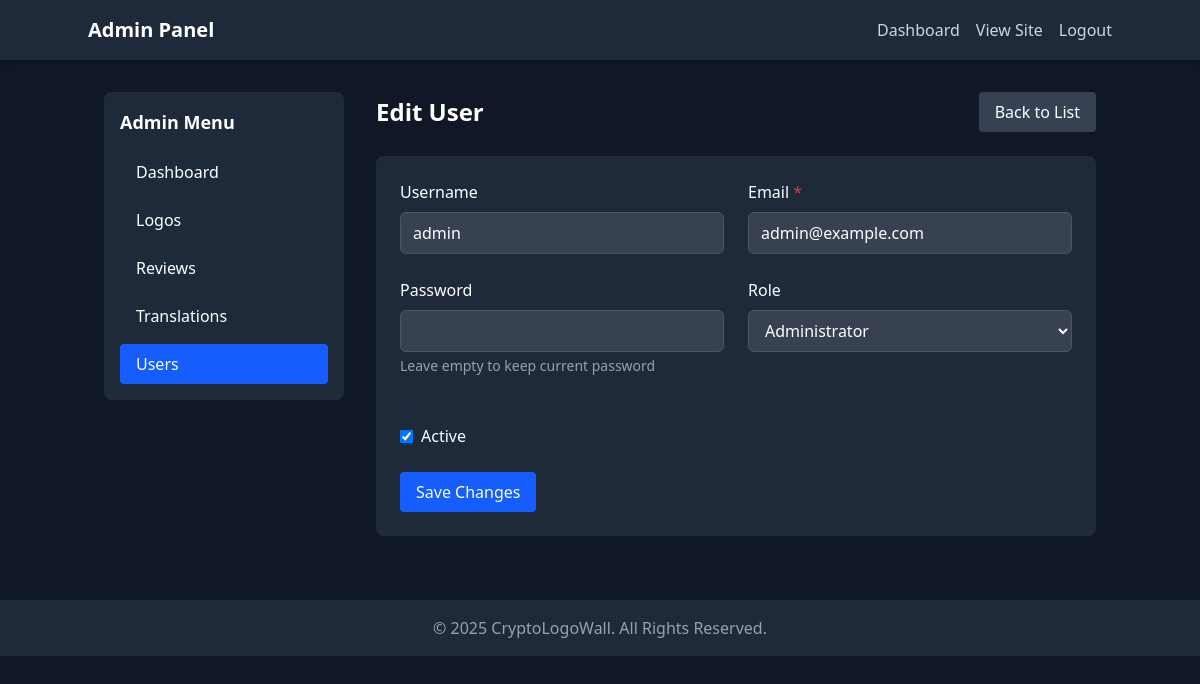
Screenshot of /admin/users.php?action=edit&id=1 (signed in) with the database file from the repository.
### tables this page shows
CREATE TABLE IF NOT EXISTS users (
    id INT AUTO_INCREMENT PRIMARY KEY,
    username VARCHAR(50) NOT NULL UNIQUE,
    password VARCHAR(255) NOT NULL,
    email VARCHAR(100) NOT NULL UNIQUE,
    role ENUM('admin', 'moderator') NOT NULL DEFAULT 'moderator',
    created_at TIMESTAMP DEFAULT CURRENT_TIMESTAMP,
    last_login TIMESTAMP NULL,
    is_active TINYINT(1) NOT NULL DEFAULT 1,
    login_attempts INT NOT NULL DEFAULT 0,
    reset_token VARCHAR(255) NULL,
    reset_expires TIMESTAMP NULL
);

### includes/db.php (called while the page is built, shortened)
<?php
class Database {
    private $pdo;
    private $options = [
        PDO::ATTR_ERRMODE            => PDO::ERRMODE_EXCEPTION,
        PDO::ATTR_DEFAULT_FETCH_MODE => PDO::FETCH_ASSOC,
        PDO::ATTR_EMULATE_PREPARES   => false,
    ];
    public function __construct() {
        $this->host = DB_HOST;
        $this->db_name = DB_NAME;
        $this->username = DB_USER;
        $this->password = DB_PASS;
        $this->charset = DB_CHARSET;
        $dsn = "mysql:host={$this->host};dbname={$this->db_name};charset={$this->charset}";
        try {
            $this->pdo = new PDO($dsn, $this->username, $this->password, $this->options);
        } catch (PDOException $e) {
            if (DEV_MODE) {
                die("Connection failed: " . $e->getMessage());
            } else {
                error_log("DB Connection Error: " . $e->getMessage());
                die("Database connection error. Please contact administrator.");
            }
        }
    }
    public function query($sql, $params = []) {
        try {
            $stmt = $this->pdo->prepare($sql);
            $stmt->execute($params);
            return $stmt;
        } catch (PDOException $e) {
            if (DEV_MODE) {
                die("Query failed: " . $e->getMessage() . " in query: " . $sql);
            } else {
                error_log("Query Error: " . $e->getMessage() . " SQL: " . $sql);
                die("Database query error. Please contact administrator.");
            }
        }
    }
    public function fetchOne($sql, $params = []) {
        $result = $this->query($sql, $params);
        return $result->fetch();
    }
    public function fetchAll($sql, $params = []) {
        $result = $this->query($sql, $params);
        return $result->fetchAll();
    }
}
$db = new Database();

### includes/lang.php (called while the page is built, shortened)
<?php
class Lang {
    private $db;
    private $currentLang;
    private $translations = [];
    private $availableLanguages = [];
    public function __construct($db) {
        $this->db = $db;
        $this->availableLanguages = AVAILABLE_LANGUAGES;
        $this->init();
    }
    private function init() {
        if (isset($_SESSION['user_lang']) && in_array($_SESSION['user_lang'], $this->availableLanguages)) {
            $this->currentLang = $_SESSION['user_lang'];
        } elseif (isset($_COOKIE['user_lang']) && in_array($_COOKIE['user_lang'], $this->availableLanguages)) {
            $this->currentLang = $_COOKIE['user_lang'];
        } else {
            $this->currentLang = $this->detectLanguage();
            $_SESSION['user_lang'] = $this->currentLang;
            setcookie('user_lang', $this->currentLang, time() + (86400 * 30), '/');
        }
        $this->loadTranslations();
    }
    private function loadTranslations() {
        $sql = "SELECT translation_key, translation_value FROM translations WHERE lang_code = ?";
        $translations = $this->db->fetchAll($sql, [$this->currentLang]);
        foreach ($translations as $translation) {
            $this->translations[$translation['translation_key']] = $translation['translation_value'];
        }
    }
    public function get($key, $default = null) {
        if (isset($this->translations[$key])) {
            return $this->translations[$key];
        }
        return $default !== null ? $default : $key;
    }
    public function getCurrentLanguage() {
        return $this->currentLang;
    }
}
$lang = new Lang($db);
function __($key, $default = null) {
    global $lang;
    return $lang->get($key, $default);
}

### admin/users.php (the view, shortened to what this page needs)
<?php
require_once '../includes/db.php';
require_once '../includes/lang.php';
require_once '../includes/security.php';
$action = isset($_GET['action']) ? $_GET['action'] : 'list';
$userId = isset($_GET['id']) ? (int)$_GET['id'] : 0;
$message = '';
$messageType = '';
if ($action === 'edit' && $userId > 0) {
    $user = $db->fetchOne(
        "SELECT * FROM users WHERE id = ?",
        [$userId]
    );
}
?>
<!DOCTYPE html>
<html lang="<?php echo $lang->getCurrentLanguage(); ?>">
<head>
    <script src="https://cdn.jsdelivr.net/npm/@tailwindcss/browser@4"></script>
</head>
<body class="bg-gray-900 text-white min-h-screen">
    <header class="bg-gray-800 py-4 px-6 shadow-md">
        <div class="container mx-auto flex justify-between items-center">
            <h1 class="text-xl font-bold"><?php echo __('admin_panel', 'Admin Panel'); ?></h1>
            <nav>
                <ul class="flex space-x-4">
                    <li><a href="index.php" class="text-gray-300 hover:text-white"><?php echo __('dashboard', 'Dashboard'); ?></a></li>
                    <li><a href="../index.php" class="text-gray-300 hover:text-white"><?php echo __('view_site', 'View Site'); ?></a></li>
                    <li><a href="logout.php" class="text-gray-300 hover:text-white"><?php echo __('logout', 'Logout'); ?></a></li>
                </ul>
            </nav>
        </div>
    </header>
    <div class="container mx-auto py-8 px-4">
        <div class="flex flex-col md:flex-row gap-8">
            <div class="w-full md:w-1/4">
                <div class="bg-gray-800 rounded-lg p-4">
                    <h2 class="text-lg font-semibold mb-4"><?php echo __('admin_menu', 'Admin Menu'); ?></h2>
                    <nav>
                        <ul class="space-y-2">
                            <li>
                                <a href="index.php" class="block px-4 py-2 rounded hover:bg-gray-700">
                                    <?php echo __('dashboard', 'Dashboard'); ?>
                                </a>
                            </li>
                            <li>
                                <a href="logos.php" class="block px-4 py-2 rounded hover:bg-gray-700">
                                    <?php echo __('logos', 'Logos'); ?>
                                </a>
                            </li>
                            <li>
                                <a href="reviews.php" class="block px-4 py-2 rounded hover:bg-gray-700">
                                    <?php echo __('reviews', 'Reviews'); ?>
                                </a>
                            </li>
                            <li>
                                <a href="translations.php" class="block px-4 py-2 rounded hover:bg-gray-700">
                                    <?php echo __('translations', 'Translations'); ?>
                                </a>
                            </li>
                            <li>
                                <a href="users.php" class="block px-4 py-2 rounded bg-blue-600 text-white">
                                    <?php echo __('users', 'Users'); ?>
                                </a>
                            </li>
                        </ul>
                    </nav>
                </div>
            </div>
            <div class="w-full md:w-3/4">
                <?php if ($action === 'add'): ?>
                    <div class="flex justify-between items-center mb-6">
                        <h2 class="text-2xl font-bold"><?php echo __('add_user', 'Add User'); ?></h2>
                        <a href="users.php" class="px-4 py-2 bg-gray-700 hover:bg-gray-600 rounded">
                            <?php echo __('back_to_list', 'Back to List'); ?>
                        </a>
                    </div>
                    <?php if ($message): ?>
                    <div class="alert alert-<?php echo $messageType; ?>">
                        <?php echo $message; ?>
                    </div>
                    <?php endif; ?>
                    <div class="bg-gray-800 rounded-lg p-6">
                        <form action="users.php?action=add" method="post">
                            <input type="hidden" name="csrf_token" value="<?php echo $security->generateCSRFToken(); ?>">
                            <div class="grid grid-cols-1 md:grid-cols-2 gap-6">
                                <div>
                                    <label for="username" class="block mb-2"><?php echo __('username', 'Username'); ?> <span class="text-red-500">*</span></label>
                                    <input type="text" id="username" name="username" value="<?php echo htmlspecialchars($username ?? ''); ?>" class="form-input" required>
                                </div>
                                <div>
                                    <label for="email" class="block mb-2"><?php echo __('email', 'Email'); ?> <span class="text-red-500">*</span></label>
                                    <input type="email" id="email" name="email" value="<?php echo htmlspecialchars($email ?? ''); ?>" class="form-input" required>
                                </div>
                                <div>
                                    <label for="password" class="block mb-2"><?php echo __('password', 'Password'); ?> <span class="text-red-500">*</span></label>
                                    <input type="password" id="password" name="password" class="form-input" required>
                                </div>
                                <div>
                                    <label for="confirm_password" class="block mb-2"><?php echo __('confirm_password', 'Confirm Password'); ?> <span class="text-red-500">*</span></label>
                                    <input type="password" id="confirm_password" name="confirm_password" class="form-input" required>
                                </div>
                                <div>
                                    <label for="role" class="block mb-2"><?php echo __('role', 'Role'); ?></label>
                                    <select id="role" name="role" class="form-input">
                                        <option value="moderator" <?php echo isset($role) && $role === 'moderator' ? 'selected' : ''; ?>><?php echo __('moderator', 'Moderator'); ?></option>
                                        <option value="admin" <?php echo isset($role) && $role === 'admin' ? 'selected' : ''; ?>><?php echo __('admin', 'Administrator'); ?></option>
                                    </select>
                                </div>
                                <div class="flex items-center">
                                    <label class="flex items-center mt-6">
                                        <input type="checkbox" name="is_active" value="1" class="mr-2" <?php echo !isset($isActive) || $isActive ? 'checked' : ''; ?>>
                                        <?php echo __('active', 'Active'); ?>
                                    </label>
                                </div>
                            </div>
                            <div class="mt-6">
                                <button type="submit" class="px-4 py-2 bg-blue-600 hover:bg-blue-500 rounded">
                                    <?php echo __('add_user', 'Add User'); ?>
                                </button>
                            </div>
                        </form>
                    </div>
                <?php elseif ($action === 'edit'): ?>
                    <div class="flex justify-between items-center mb-6">
                        <h2 class="text-2xl font-bold"><?php echo __('edit_user', 'Edit User'); ?></h2>
                        <a href="users.php" class="px-4 py-2 bg-gray-700 hover:bg-gray-600 rounded">
                            <?php echo __('back_to_list', 'Back to List'); ?>
                        </a>
                    </div>
                    <div class="bg-gray-800 rounded-lg p-6">
                        <form action="users.php?action=edit&id=<?php echo $userId; ?>" method="post">
                            <div class="grid grid-cols-1 md:grid-cols-2 gap-6">
                                <div>
                                    <label class="block mb-2"><?php echo __('username', 'Username'); ?></label>
                                    <div class="form-input bg-gray-700"><?php echo htmlspecialchars($user['username']); ?></div>
                                </div>
                                <div>
                                    <label for="email" class="block mb-2"><?php echo __('email', 'Email'); ?> <span class="text-red-500">*</span></label>
                                    <input type="email" id="email" name="email" value="<?php echo htmlspecialchars($user['email']); ?>" class="form-input" required>
                                </div>
                                <div>
                                    <label for="password" class="block mb-2"><?php echo __('password', 'Password'); ?></label>
                                    <input type="password" id="password" name="password" class="form-input">
                                    <p class="text-sm text-gray-400 mt-1"><?php echo __('password_hint', 'Leave empty to keep current password'); ?></p>
                                </div>
                                <div>
                                    <label for="role" class="block mb-2"><?php echo __('role', 'Role'); ?></label>
                                    <select id="role" name="role" class="form-input">
                                        <option value="admin" <?php echo $user['role'] === 'admin' ? 'selected' : ''; ?>><?php echo __('admin', 'Administrator'); ?></option>
                                    </select>
                                </div>
                                <div class="flex items-center">
                                    <label class="flex items-center mt-6">
                                        <input type="checkbox" name="is_active" value="1" class="mr-2" <?php echo $user['is_active'] ? 'checked' : ''; ?>>
                                        <?php echo __('active', 'Active'); ?>
                                    </label>
                                </div>
                            </div>
                            <div class="mt-6">
                                <button type="submit" class="px-4 py-2 bg-blue-600 hover:bg-blue-500 rounded">
                                    <?php echo __('save_changes', 'Save Changes'); ?>
                                </button>
                            </div>
                        </form>
                    </div>
                <?php endif; ?>
            </div>
        </div>
    </div>
    <footer class="bg-gray-800 py-4 px-6 mt-8">
        <div class="container mx-auto text-center text-gray-400">
            <p>&copy; <?php echo date('Y'); ?> <?php echo __('site_name', 'CryptoLogoWall'); ?>. <?php echo __('all_rights', 'All Rights Reserved'); ?>.</p>
        </div>
    </footer>
</body>
</html>

### admin/users.php (style rules this page uses)
.form-input { width: 100%; padding: 0.5rem 0.75rem; background-color: #374151; border: 1px solid #4b5563; border-radius: 0.375rem; color: white; }

### rows the page displays
users: username "admin", email "admin@example.com", role "Administrator", is_active "☑"

### other values shown
__('admin_panel', 'Admin Panel') "Admin Panel"
__('dashboard', 'Dashboard') "Dashboard"
__('view_site', 'View Site') "View Site"
__('logout', 'Logout') "Logout"
__('admin_menu', 'Admin Menu') "Admin Menu"
__('logos', 'Logos') "Logos"
__('reviews', 'Reviews') "Reviews"
__('translations', 'Translations') "Translations"
__('users', 'Users') "Users"
__('edit_user', 'Edit User') "Edit User"
__('back_to_list', 'Back to List') "Back to List"
__('username', 'Username') "Username"
__('email', 'Email') "Email"
__('password', 'Password') "Password"
__('password_hint', 'Leave empty to keep current password') "Leave empty to keep current password"
